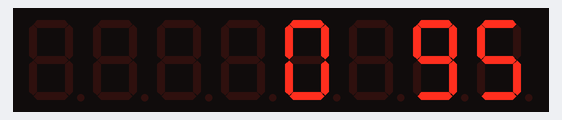
Simulated run of this sketch. Board: ATtiny85, built with avr-gcc and run on an emulated ATtiny85. Shown: 8-digit seven-segment display.

Above: at 0.1 s.
At 8.1 s:
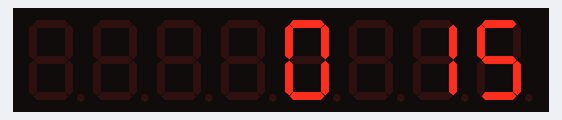
At 14.1 s:
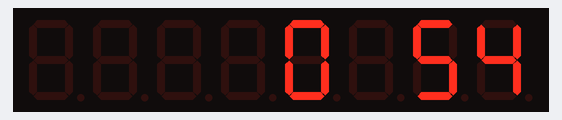
At 19.1 s:
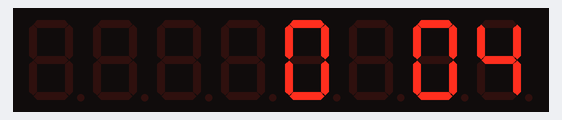
At 28.1 s:
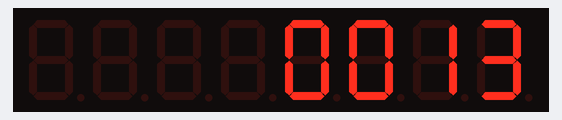
At 38.1 s:
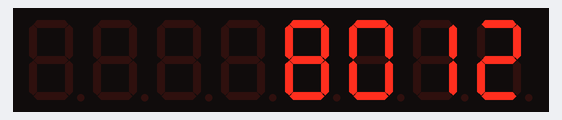

The sketch:

CountdownSecondsMicros.ino
```cpp
#include "LedControl.h"
LedControl lc=LedControl(0,1,2,4);

//Global Variables
int countdownTime = 60;

void setup()
{
  lc.shutdown(0,false);
  /* Set the brightness to a medium values*/
  lc.setIntensity(0,0);
  /* and clear the display */
  lc.clearDisplay(0);
}

void loop()
{
  countdown(countdownTime);
}

void toDisplay(int digit0, int digit1, int digit2, int digit3)
{
  lc.setDigit(0,0,digit0,false);
  lc.setDigit(0,1,digit1,false);
  lc.setDigit(0,2,digit2,false);
  lc.setDigit(0,3,digit3,false);
}

void countdown(int seconds)
{
  while(seconds>=0)
  {
    seconds--;
    toDisplay((seconds/10)%10,seconds%10,micros()*10,micros());
    delay(1000);
  }
}

void settingCountdown()
{

}
```

Measured:
- what the display in image 1 shows lasts 1.0 s, from 8.0 s to 9.0 s
